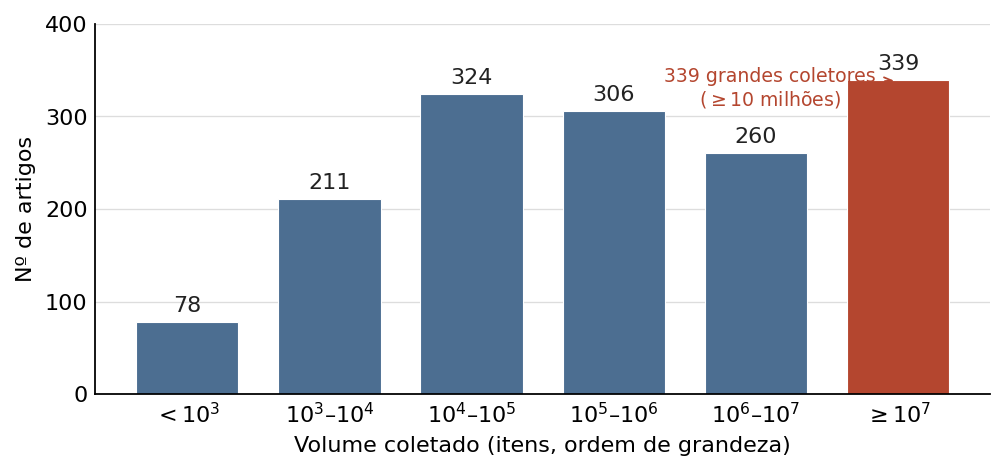

This figure's Python source:
# =====================================================================
#  Gera a Figura de volume de coleta (Seção de Resultados).
#  Fonte: research.db do sistema. O volume estruturado (pares
#  quantidade/unidade) vive DENTRO do JSON `articles.analyses` sob a
#  chave do modelo Gemini (cobertura total do corpus extraído), e não
#  na coluna top-level `collection_items` (que só foi promovida para a
#  coorte 2025-2026). Por isso lemos de analyses['gemini'].
#  Uso: python fig_volume.py  ->  fig_volume.pdf
#
#  Volume principal por artigo = maior quantidade entre os
#  collection_items, EXCLUÍDAS unidades que não são itens coletados
#  (tokens de corpus de embeddings, visualizações/engajamento, palavras,
#  sentenças de snippets, requisições HTTP) — ver BLOCK. Buckets por
#  ordem de grandeza (base 10). Corte de "grande coletor" = 10^7.
# =====================================================================
import sqlite3, json, os, re, statistics
import matplotlib
matplotlib.use("Agg")
import matplotlib.pyplot as plt

DB = r"C:\Users\maria\Documents\GitHub\redes-sociais-digitais-survey\research.db"

# unidades que NÃO são itens de coleta (evita inflar o volume com
# tokens de embeddings, contadores de views, etc.)
BLOCK = re.compile(r"token|palavra|\bword|visualiza|\bview|impress|"
                   r"senten|sentence|requisi|http")

def max_collected(gemini):
    """Maior quantidade coletada de um bloco de extração do Gemini,
    ignorando unidades fora de escopo (BLOCK)."""
    if not isinstance(gemini, dict):
        return None
    items = gemini.get("collection_items")
    if not isinstance(items, list):
        return None
    best = None
    for it in items:
        if not isinstance(it, dict):
            continue
        q = it.get("quantity")
        u = (it.get("unit") or "").lower()
        if isinstance(q, (int, float)) and q > 0 and not BLOCK.search(u):
            if best is None or q > best:
                best = q
    return best

con = sqlite3.connect(DB)
con.row_factory = sqlite3.Row
rows = con.execute(
    "select analyses from articles "
    "where analyses is not null "
    "and trim(analyses) not in ('','null','[]','{}')"
).fetchall()

vols = []
for r in rows:
    try:
        gem = json.loads(r["analyses"]).get("gemini")
    except Exception:
        continue
    # exclui artigos sinalizados pelo Gemini como não-coleta de RSD
    # (suggested_discard), coerentes com a base 1.718 dos Resultados
    if isinstance(gem, dict) and gem.get("suggested_discard"):
        continue
    v = max_collected(gem)
    if v:
        vols.append(v)

labels = [r"$<10^{3}$", r"$10^{3}$–$10^{4}$", r"$10^{4}$–$10^{5}$",
          r"$10^{5}$–$10^{6}$", r"$10^{6}$–$10^{7}$", r"$\geq 10^{7}$"]
edges = [1e3, 1e4, 1e5, 1e6, 1e7]

def bucket(v):
    for i, e in enumerate(edges):
        if v < e:
            return i
    return len(edges)

counts = [0] * len(labels)
for v in vols:
    counts[bucket(v)] += 1

n = len(vols)
big = counts[-1]
print("N =", n, "  counts =", counts)
print("mediana = %.0f" % statistics.median(vols))
print("%% <10k = %.1f | %% >=1M = %.1f | grandes coletores (>=10M) = %d (%.1f%%)"
      % (100*sum(1 for v in vols if v < 1e4)/n,
         100*sum(1 for v in vols if v >= 1e6)/n, big, 100*big/n))

# ---- figura ---------------------------------------------------------
BASE = "#4C6E91"   # azul acinzentado, sóbrio para impressão
HILITE = "#B4462F" # terracota para destacar os grandes coletores
colors = [BASE] * (len(labels) - 1) + [HILITE]

fig, ax = plt.subplots(figsize=(6.4, 3.1))
bars = ax.bar(range(len(labels)), counts, color=colors, width=0.72,
              edgecolor="white", linewidth=0.5)

for x, c in zip(range(len(labels)), counts):
    ax.text(x, c + max(counts) * 0.02, str(c), ha="center", va="bottom",
            fontsize=10, color="#222222")

ax.set_xticks(range(len(labels)))
ax.set_xticklabels(labels, fontsize=10)
ax.set_ylabel("Nº de artigos", fontsize=10)
ax.set_xlabel("Volume coletado (itens, ordem de grandeza)", fontsize=10)
ax.set_ylim(0, max(counts) * 1.18)

# anotação dos grandes coletores
ax.annotate("%d grandes coletores\n($\\geq$10 milhões)" % big,
            xy=(len(labels) - 1, counts[-1]),
            xytext=(len(labels) - 1.9, max(counts) * 0.92),
            fontsize=8.5, color=HILITE, ha="center",
            arrowprops=dict(arrowstyle="->", color=HILITE, lw=0.8))

for s in ("top", "right"):
    ax.spines[s].set_visible(False)
ax.tick_params(length=0)
ax.yaxis.grid(True, color="#DDDDDD", lw=0.6)
ax.set_axisbelow(True)

fig.tight_layout()
out = os.path.join(os.path.dirname(os.path.abspath(__file__)), "fig_volume.pdf")
fig.savefig(out, bbox_inches="tight")
fig.savefig(out.replace(".pdf", ".png"), dpi=160, bbox_inches="tight")
print("salvo em", out)
